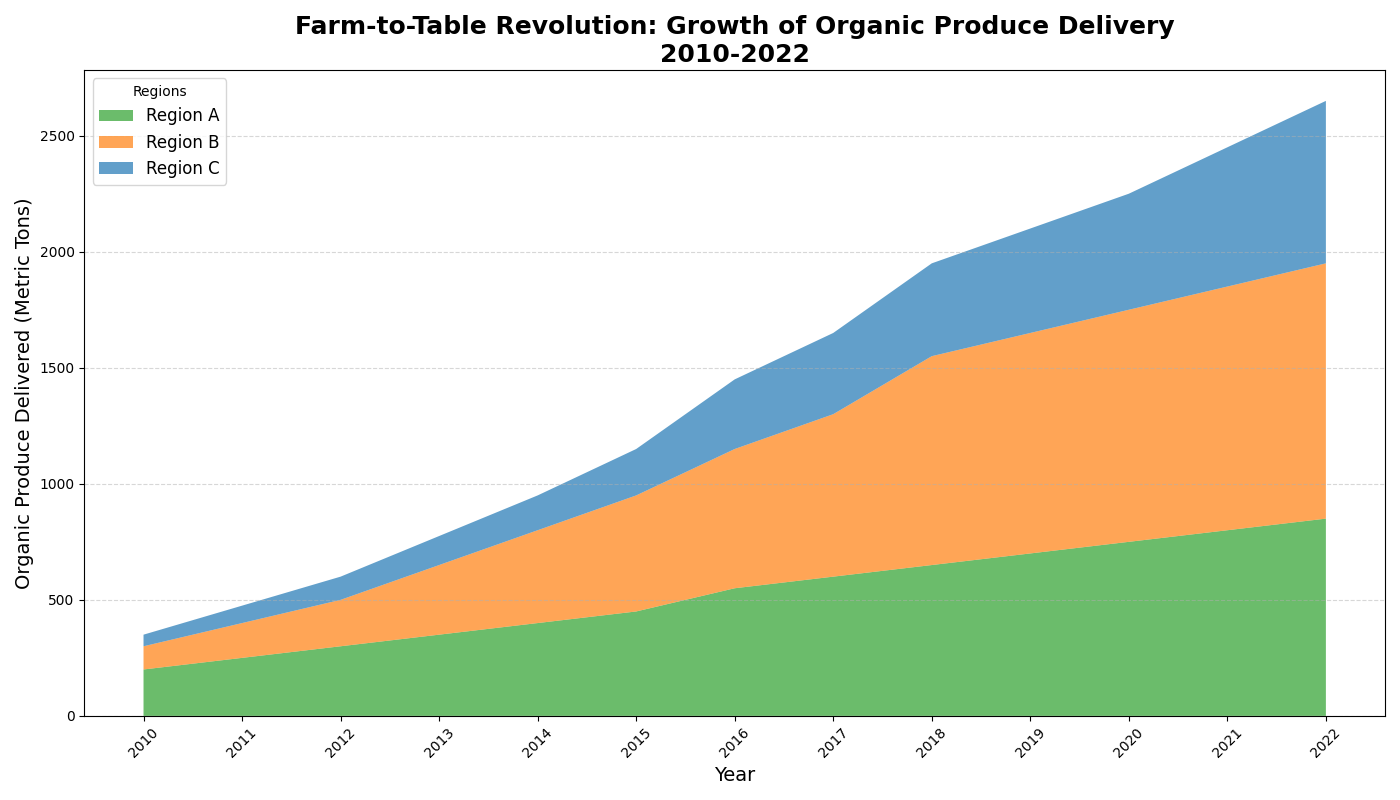

Python code for this plot:
import matplotlib.pyplot as plt
import numpy as np

# Backstory: Our fictional chart describes the gradual emergence of "Farm-to-Table Revolution."
# This initiative encourages organic farming and direct consumption, with three key regions actively adopting it.
# The chart showcases data from 2010 to 2022 highlighting the growth of organic produce (in metric tons) 
# delivered from farms directly to markets in each region over the years.

# Data
years = np.arange(2010, 2023)

# Organic produce data (in metric tons)
region_a_produce = [200, 250, 300, 350, 400, 450, 550, 600, 650, 700, 750, 800, 850]
region_b_produce = [100, 150, 200, 300, 400, 500, 600, 700, 900, 950, 1000, 1050, 1100]
region_c_produce = [50, 75, 100, 125, 150, 200, 300, 350, 400, 450, 500, 600, 700]

# Create the figure and axis
fig, ax = plt.subplots(figsize=(14, 8))

# Plot the area chart
ax.stackplot(years, region_a_produce, region_b_produce, region_c_produce, 
             labels=['Region A', 'Region B', 'Region C'], 
             colors=['#2ca02c', '#ff7f0e', '#1f77b4'], alpha=0.7)

# Adding titles and labels
ax.set_title('Farm-to-Table Revolution: Growth of Organic Produce Delivery\n2010-2022', fontsize=18, fontweight='bold')
ax.set_xlabel('Year', fontsize=14)
ax.set_ylabel('Organic Produce Delivered (Metric Tons)', fontsize=14)

# Adding customizations
ax.set_xticks(years)
ax.yaxis.grid(True, linestyle='--', alpha=0.5)
ax.legend(loc='upper left', title='Regions', fontsize=12)
ax.tick_params(axis='x', labelrotation=45)

# Ensure layout is optimized
plt.tight_layout()

# Show the plot
plt.show()
